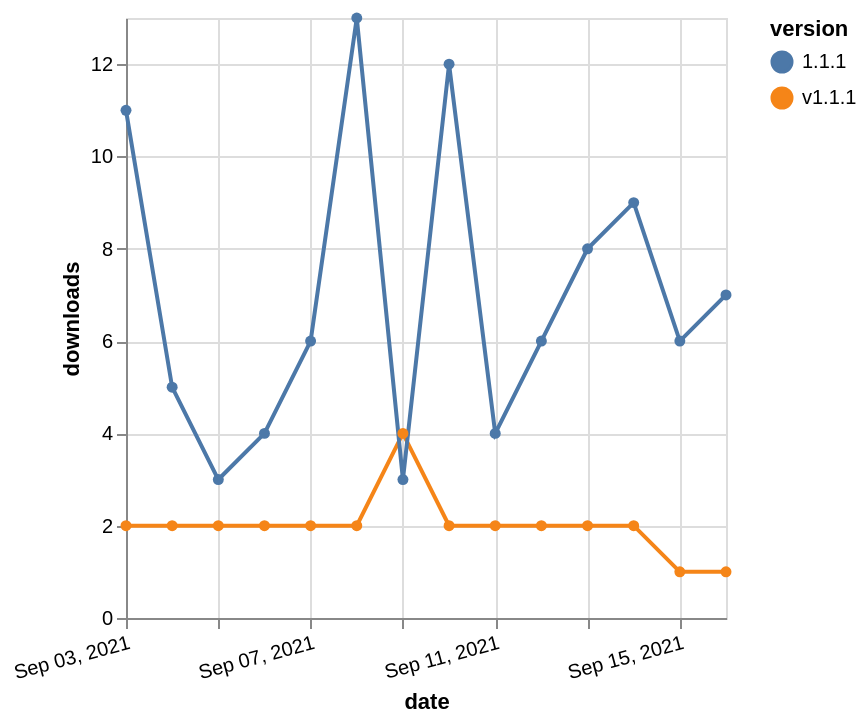

Vega-Lite specification stored for this chart:
### Vega-Lite specification from a JSON file in a GitHub repository (floating-point values rounded to 4 significant figures)
{"$schema": "https://vega.github.io/schema/vega-lite/v5.json", "description": "A simple bar chart with embedded data.", "data": {"values": [{"date": "2021-09-03", "total": 2341, "delta": 2, "version": "v1.1.1"}, {"date": "2021-09-04", "total": 2343, "delta": 2, "version": "v1.1.1"}, {"date": "2021-09-05", "total": 2345, "delta": 2, "version": "v1.1.1"}, {"date": "2021-09-06", "total": 2347, "delta": 2, "version": "v1.1.1"}, {"date": "2021-09-07", "total": 2349, "delta": 2, "version": "v1.1.1"}, {"date": "2021-09-08", "total": 2351, "delta": 2, "version": "v1.1.1"}, {"date": "2021-09-09", "total": 2355, "delta": 4, "version": "v1.1.1"}, {"date": "2021-09-10", "total": 2357, "delta": 2, "version": "v1.1.1"}, {"date": "2021-09-11", "total": 2359, "delta": 2, "version": "v1.1.1"}, {"date": "2021-09-12", "total": 2361, "delta": 2, "version": "v1.1.1"}, {"date": "2021-09-13", "total": 2363, "delta": 2, "version": "v1.1.1"}, {"date": "2021-09-14", "total": 2365, "delta": 2, "version": "v1.1.1"}, {"date": "2021-09-15", "total": 2366, "delta": 1, "version": "v1.1.1"}, {"date": "2021-09-16", "total": 2367, "delta": 1, "version": "v1.1.1"}, {"date": "2021-09-03", "total": 5158, "delta": 11, "version": "1.1.1"}, {"date": "2021-09-04", "total": 5163, "delta": 5, "version": "1.1.1"}, {"date": "2021-09-05", "total": 5166, "delta": 3, "version": "1.1.1"}, {"date": "2021-09-06", "total": 5170, "delta": 4, "version": "1.1.1"}, {"date": "2021-09-07", "total": 5176, "delta": 6, "version": "1.1.1"}, {"date": "2021-09-08", "total": 5189, "delta": 13, "version": "1.1.1"}, {"date": "2021-09-09", "total": 5192, "delta": 3, "version": "1.1.1"}, {"date": "2021-09-10", "total": 5204, "delta": 12, "version": "1.1.1"}, {"date": "2021-09-11", "total": 5208, "delta": 4, "version": "1.1.1"}, {"date": "2021-09-12", "total": 5214, "delta": 6, "version": "1.1.1"}, {"date": "2021-09-13", "total": 5222, "delta": 8, "version": "1.1.1"}, {"date": "2021-09-14", "total": 5231, "delta": 9, "version": "1.1.1"}, {"date": "2021-09-15", "total": 5237, "delta": 6, "version": "1.1.1"}, {"date": "2021-09-16", "total": 5244, "delta": 7, "version": "1.1.1"}]}, "width": "container", "mark": {"type": "line", "point": {"filled": true}}, "encoding": {"x": {"field": "date", "type": "temporal", "timeUnit": "yearmonthdate", "title": "date", "axis": {"labelAngle": -15}}, "y": {"field": "delta", "type": "quantitative", "title": "downloads"}, "color": {"field": "version", "type": "nominal"}, "tooltip": {"field": "delta"}}}
